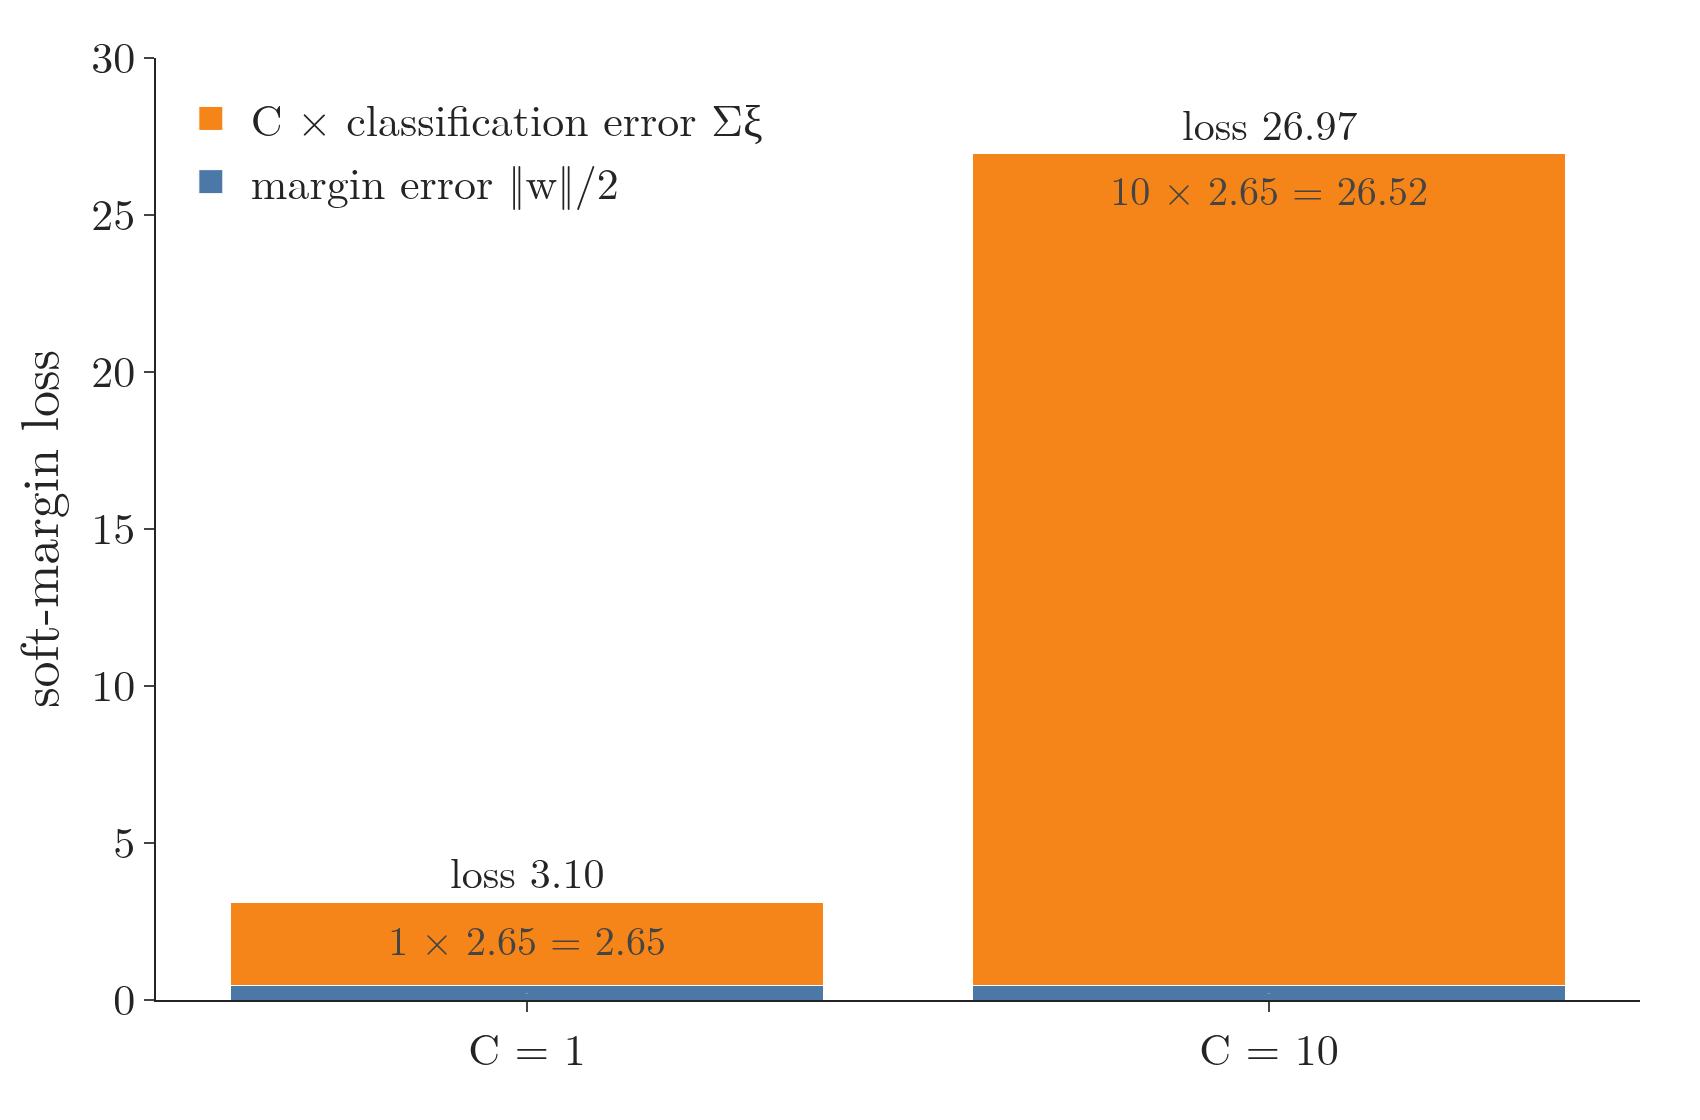

Here is the Python script that generated this plot:
"""The soft-margin loss in two parts (Plotly), for the line of the slack figure (||w|| = 0.900, slacks 1.33 and
1.32): margin error 0.45 plus C x classification error 2.65. With C = 1 the loss is 3.10, with C = 10 it is 26.95:
a larger C makes the same mistakes cost much more."""
from pathlib import Path
import numpy as np
import plotly.graph_objects as go
from sklearn.svm import SVC
from gifkit import BLUE, FONT, ORANGE

here = Path(__file__).parent
G = np.array([(2, 6), (3.5, 7.5), (4.5, 6), (6, 7.5), (2.5, 8.5), (5, 9), (7, 9), (7.5, 6.8), (6, 4.3)])
R = np.array([(1, 1.5), (2.5, 3), (3.5, 1), (5, 2.5), (6.5, 1.5), (7, 3.5), (1.5, 3.8), (4, 3.5), (2.8, 5.2)])
X, y = np.r_[G, R], np.r_[np.ones(len(G)), -np.ones(len(R))]
m = SVC(kernel="linear", C=1).fit(X, y)
w, b = m.coef_[0], m.intercept_[0]
xi = np.maximum(0, 1 - y * (X @ w + b))
me, ce = np.linalg.norm(w) / 2, xi.sum()
assert round(np.linalg.norm(w), 3) == 0.900 and sorted(np.round(xi[xi > 1e-6], 2)) == [1.32, 1.33] and round(ce, 2) == 2.65
Cs = [1, 10]
fig = go.Figure([go.Bar(x=[f"C = {c}" for c in Cs], y=[me] * 2, name="margin error ‖w‖/2", marker_color=BLUE,
                        text=[f"{me:.2f}"] * 2, textposition="inside", textfont=dict(size=20)),
                 go.Bar(x=[f"C = {c}" for c in Cs], y=[c * ce for c in Cs], name="C × classification error Σξ", marker_color=ORANGE,
                        text=[f"{c} × {ce:.2f} = {c * ce:.2f}" for c in Cs], textposition="inside", textfont=dict(size=20))])
for i, c in enumerate(Cs):
    fig.add_annotation(x=i, y=me + c * ce, text=f"loss {me + c * ce:.2f}", showarrow=False, yshift=16, font=dict(size=21))
fig.update_layout(template="simple_white", width=850, height=560, font=FONT, barmode="stack",
                  yaxis=dict(title="soft-margin loss", range=[0, 30]), legend=dict(x=0.01, y=0.98), margin=dict(l=70, r=30, t=20, b=60))
fig.write_image(here / "loss_bars.png", scale=2)
